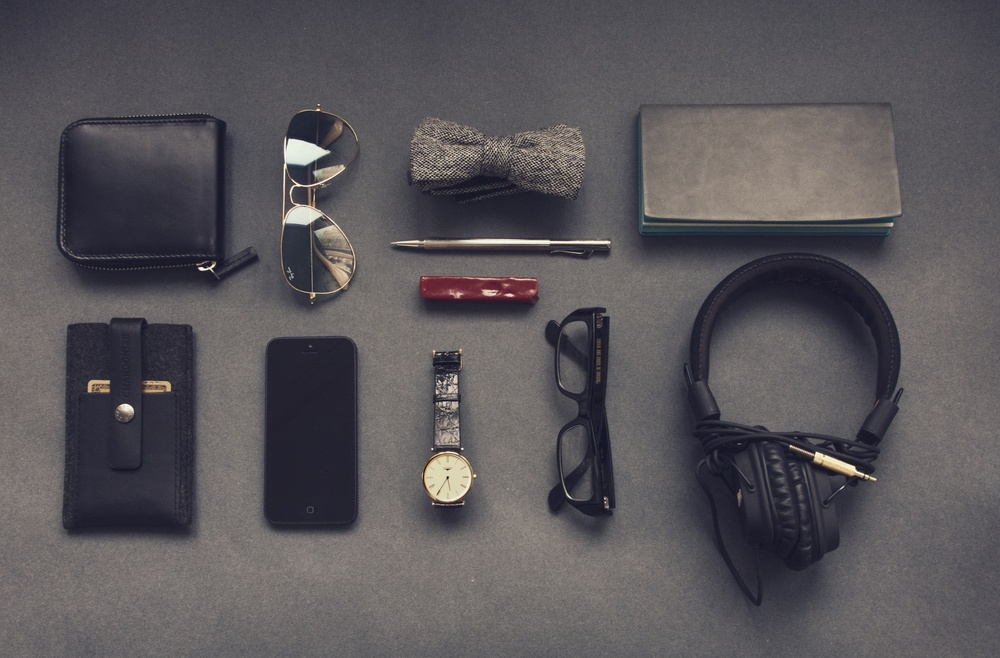
#> input picture images/objects.jpeg, 1000 x 658 px, shrunk from 4209 x 2769 before the run
$ python grey_lvl_img.py
#> lines starting #> are read from the running program, lines starting #| are printed output that depends on the picture
import numpy as np
import matplotlib.pyplot as plt
from numpy import asarray
from PIL import Image

img = Image.open('images/objects.jpeg')
#> img is the input picture: PIL image 1000x658 RGB; mean R, G, B 89.9, 86.4, 90

def RGB_to_GREY(img):
    im_mat = asarray(img)
    im_grey = im_mat.mean(axis = 2).reshape((-1,1))
    im_grey.reshape((img.height, img.width, -1))
    return im_grey

ara = RGB_to_GREY(img)
plt.imshow(ara)
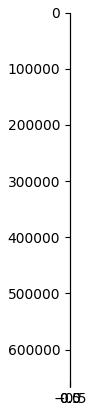
#> figure drawn by matplotlib, 1 panel

$ run again, with images/desktop.jpeg copied over images/objects.jpeg
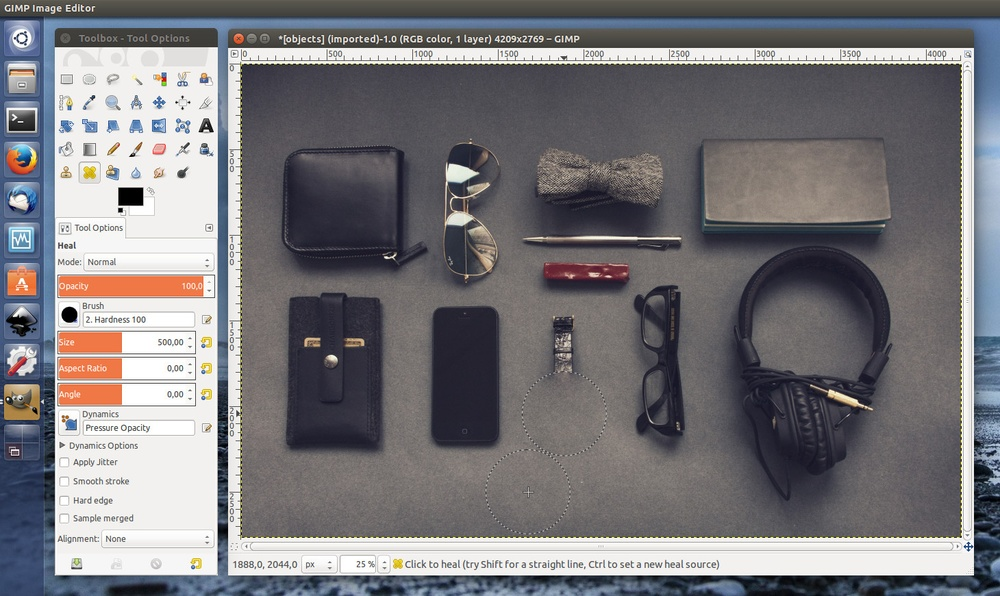
#> input picture images/desktop.jpeg, 1000 x 596 px, shrunk from 1460 x 870 before the run
#> img is the input picture: PIL image 1000x596 RGB; mean R, G, B 121.2, 119.7, 123.3
#> `plt.imshow(ara)`:
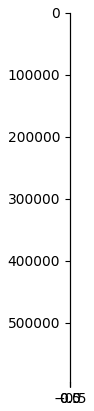
#> figure drawn by matplotlib, 1 panel
